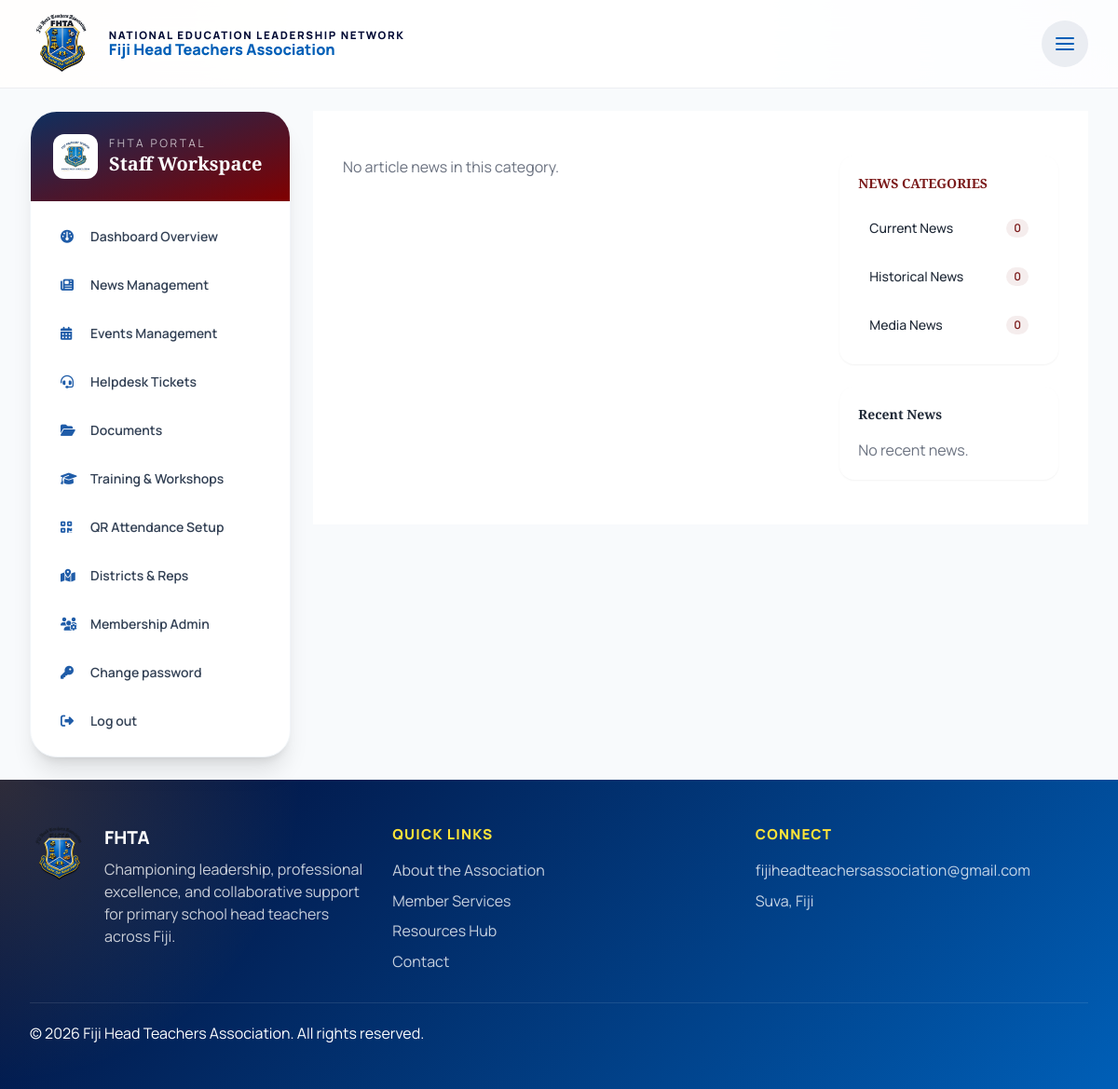
Page /news/category/1/current-news/ (signed in) on the committed database.
### news/models.py (models this page shows, shortened)
class Category(models.Model):
    name = models.CharField(max_length=100)
    slug = models.SlugField(unique=True)

### news/views.py (the view)
# urls.py: path('category/<int:pk>/<slug:slug>/', views.category_view, name='category_view'),
def category_view(request, pk, slug):
    category = get_object_or_404(Category, pk=pk, slug=slug)
    articles = News.objects.filter(category=category).order_by('-date_posted')
    galleries = PhotoNews.objects.filter(category=category).order_by('-date_posted')
    recent_news = News.objects.exclude(category=category).order_by('-date_posted')[:5]
    categories = Category.objects.all()
    for cat in categories:
        cat.total_count = (
            News.objects.filter(category=cat).count() +
            PhotoNews.objects.filter(category=cat).count()
        )
    return render(request, 'news/category.html', {
        'category': category,
        'articles': articles,
        'galleries': galleries,
        'recent_news': recent_news,
        'categories': categories,
    })

### templates/news/category.html (shortened to what this page needs)
{% extends 'base.html' %}
{% load static %}
{% load humanize %}
{% block content %}
<section class="py-12 bg-white">
  <div class="max-w-7xl mx-auto px-4 sm:px-6 lg:px-8">
    <div class="grid grid-cols-1 lg:grid-cols-3 gap-8">
      <main class="lg:col-span-2">
        <div class="grid grid-cols-1 md:grid-cols-2 gap-6">
          {% for post in articles %}
          <article class="group bg-white rounded-2xl overflow-hidden shadow-sm hover:shadow-lg transition-transform duration-300">
            <a
              {% if post.slug %}
                href="{% url 'news:news_detail' post.slug %}"
              {% else %}
                href="{% url 'news:photo_news_detail' post.pk %}"
              {% endif %}
              class="block relative"
            >
              <div class="h-48 w-full overflow-hidden bg-gray-100">
                {% if post.image %}
                  <img src="{{ post.image.url }}" alt="{{ post.title }}" class="w-full h-full object-cover transform group-hover:scale-105 transition-transform duration-500">
                {% else %}
                  <img src="{% static 'assets/img/default-news.jpg' %}" alt="No image" class="w-full h-full object-cover">
                {% endif %}
              </div>
            </a>
            <div class="p-5">
              <div class="flex items-center justify-between mb-3">
                <span class="inline-flex items-center px-3 py-1 rounded-full text-sm font-semibold bg-fta-gold/10 text-fta-gold">
                  {{ post.category.name }}
                </span>
                <time class="text-sm text-gray-400 flex items-center gap-2">
                  <i class="fa fa-clock-o" aria-hidden="true"></i>
                  <span>{{ post.date_posted|naturaltime }}</span>
                </time>
              </div>
              <h3 class="text-lg font-semibold text-gray-900 leading-tight mb-2">
                {% if post.slug %}
                  <a href="{% url 'news:news_detail' post.slug %}" class="hover:text-fta-gold transition-colors">{{ post.title }}</a>
                {% else %}
                  <a href="{% url 'news:photo_news_detail' post.pk %}" class="hover:text-fta-gold transition-colors">{{ post.title }}</a>
                {% endif %}
              </h3>
              <p class="text-sm text-gray-500 mb-4">{{ post.content|striptags|truncatewords:20 }}</p>
              <div class="flex items-center justify-between">
                <a
                  {% if post.slug %}
                    href="{% url 'news:news_detail' post.slug %}"
                  {% else %}
                    href="{% url 'news:photo_news_detail' post.pk %}"
                  {% endif %}
                  class="inline-flex items-center gap-2 text-sm font-medium text-fta-gold hover:underline"
                >
                  Read more <i class="fa fa-angle-right" aria-hidden="true"></i>
                </a>
              </div>
            </div>
          </article>
          {% empty %}
            <p class="text-gray-500">No article news in this category.</p>
          {% endfor %}
        </div>
      </main>
      <aside class="lg:col-span-1">
        <div class="bg-white rounded-2xl p-5 shadow-sm mb-6">
          <h4 class="text-sm font-semibold text-fta-maroon uppercase mb-4">News Categories</h4>
          <ul class="space-y-2">
            {% for category in categories %}
            <li>
              <a href="{% url 'news:category_view' pk=category.pk slug=category.slug %}" class="flex items-center justify-between gap-4 p-3 rounded-lg hover:bg-gray-50 transition-colors">
                <div class="text-sm font-medium text-gray-800">{{ category.name }}</div>
                <div class="inline-flex items-center px-2 py-0.5 rounded-full bg-fta-maroon/10 text-fta-maroon text-xs font-semibold">{{ category.total_count }}</div>
              </a>
            </li>
            {% empty %}
              <li class="text-sm text-gray-400">No categories yet.</li>
            {% endfor %}
          </ul>
        </div>
        <div class="bg-white rounded-2xl p-5 shadow-sm">
          <h4 class="text-sm font-semibold text-gray-800 mb-4">Recent News</h4>
          <div class="space-y-3">
            {% for item in recent_news %}
            <div class="flex items-start gap-3">
              {% if item.image %}
              <a
                {% if item.slug %}
                  href="{% url 'news:news_detail' item.slug %}"
                {% else %}
                  href="{% url 'news:photo_news_detail' item.pk %}"
                {% endif %}
                class="flex-shrink-0 w-20 h-16 overflow-hidden rounded-lg bg-gray-100"
                aria-label="{{ item.title }}"
              >
                <img src="{{ item.image.url }}" alt="{{ item.title }}" class="w-full h-full object-cover">
              </a>
              {% endif %}
              <div class="min-w-0">
                <h5 class="text-sm font-medium text-gray-900 truncate">
                  {% if item.slug %}
                    <a href="{% url 'news:news_detail' item.slug %}" class="hover:text-fta-gold">{{ item.title }}</a>
                  {% else %}
                    <a href="{% url 'news:photo_news_detail' item.pk %}" class="hover:text-fta-gold">{{ item.title }}</a>
                  {% endif %}
                </h5>
                <p class="text-xs text-gray-500 mt-1 line-clamp-2">
                  {% if item.content %}
                    {{ item.content|striptags|truncatewords:7 }}
                  {% elif item.description %}
                    {{ item.description|striptags|truncatewords:7 }}
                  {% elif item.caption %}
                    {{ item.caption|striptags|truncatewords:7 }}
                  {% else %}
                    No description available.
                  {% endif %}
                </p>
                <p class="text-xs text-gray-400 mt-1">{{ item.date_posted|naturaltime }}</p>
              </div>
            </div>
            {% empty %}
              <p class="text-gray-500">No recent news.</p>
            {% endfor %}
          </div>
        </div>
      </aside>
    </div>
  </div>
</section>
{% endblock %}

### static/css/styles.css (style rules this page uses)
:root { --fpspa-navy: #005fb7; --fpspa-navy-deep: #030b35; --fpspa-blue: #030b35; --fpspa-gold: #f2c14e; --fpspa-gold-soft: #fde339; --fpspa-ink: #112033; --fpspa-muted: #005fb7; --fpspa-surface: #f6f7fb; --fpspa-white: #ffffff; --fpspa-shadow: 0 20px 60px rgba(8, 28, 58, 0.16); }
html { scroll-behavior: smooth; }
body.site-body { margin: 0; color: var(--fpspa-ink); background: radial-gradient(circle at top left, rgba(242, 193, 78, 0.14), transparent 28%), radial-gradient(circle at top right, rgba(31, 92, 168, 0.12), transparent 24%), linear-gradient(180deg, #f9fbff 0%, #eef3fb 100%); font-family: "Manrope", sans-serif; }
h1, h2, h3, h4, .display-font { font-family: "Playfair Display", serif; }

### templates/news/category.html (style rules this page uses)
:root { --fta-gold: #f6c84c; --fta-maroon: #7b1b1b; --fta-green: #17a34a; }
.text-fta-maroon { color: var(--fta-maroon); }
.bg-fta-maroon\/10 { background-color: rgba(123,27,27,0.08); }

### rows in the picture
Category: name "Current News", total_count "0"
Category: name "Historical News", total_count "0"
Category: name "Media News", total_count "0"
